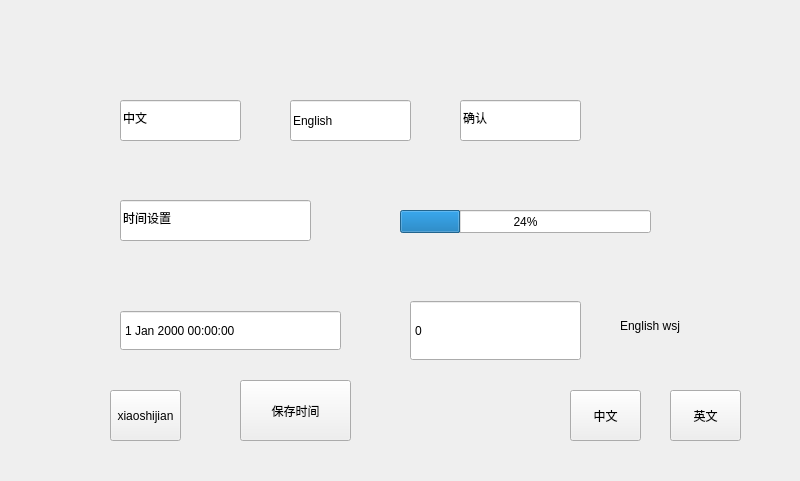
<?xml version="1.0" encoding="UTF-8"?>
<ui version="4.0">
 <class>Widget</class>
 <widget class="QWidget" name="Widget">
  <property name="geometry">
   <rect>
    <x>0</x>
    <y>0</y>
    <width>800</width>
    <height>481</height>
   </rect>
  </property>
  <property name="windowTitle">
   <string>Widget</string>
  </property>
  <widget class="QLineEdit" name="lineEdit">
   <property name="geometry">
    <rect>
     <x>120</x>
     <y>100</y>
     <width>121</width>
     <height>41</height>
    </rect>
   </property>
   <property name="focusPolicy">
    <enum>Qt::TabFocus</enum>
   </property>
   <property name="text">
    <string>中文</string>
   </property>
  </widget>
  <widget class="QLineEdit" name="lineEdit_2">
   <property name="geometry">
    <rect>
     <x>290</x>
     <y>100</y>
     <width>121</width>
     <height>41</height>
    </rect>
   </property>
   <property name="text">
    <string>English</string>
   </property>
  </widget>
  <widget class="QLineEdit" name="lineEdit_3">
   <property name="geometry">
    <rect>
     <x>460</x>
     <y>100</y>
     <width>121</width>
     <height>41</height>
    </rect>
   </property>
   <property name="text">
    <string>确认</string>
   </property>
  </widget>
  <widget class="QLineEdit" name="lineEdit_4">
   <property name="geometry">
    <rect>
     <x>120</x>
     <y>200</y>
     <width>191</width>
     <height>41</height>
    </rect>
   </property>
   <property name="text">
    <string>时间设置</string>
   </property>
  </widget>
  <widget class="QProgressBar" name="progressBar">
   <property name="geometry">
    <rect>
     <x>400</x>
     <y>210</y>
     <width>251</width>
     <height>23</height>
    </rect>
   </property>
   <property name="focusPolicy">
    <enum>Qt::StrongFocus</enum>
   </property>
   <property name="value">
    <number>24</number>
   </property>
  </widget>
  <widget class="QDateTimeEdit" name="dateTimeEdit">
   <property name="geometry">
    <rect>
     <x>120</x>
     <y>310</y>
     <width>221</width>
     <height>41</height>
    </rect>
   </property>
   <property name="focusPolicy">
    <enum>Qt::StrongFocus</enum>
   </property>
   <property name="buttonSymbols">
    <enum>QAbstractSpinBox::NoButtons</enum>
   </property>
  </widget>
  <widget class="QPushButton" name="pushButton">
   <property name="geometry">
    <rect>
     <x>240</x>
     <y>380</y>
     <width>111</width>
     <height>61</height>
    </rect>
   </property>
   <property name="text">
    <string>保存时间</string>
   </property>
  </widget>
  <widget class="QPushButton" name="pushButton_2">
   <property name="geometry">
    <rect>
     <x>110</x>
     <y>390</y>
     <width>71</width>
     <height>51</height>
    </rect>
   </property>
   <property name="text">
    <string>xiaoshijian</string>
   </property>
  </widget>
  <widget class="QSpinBox" name="spinBox">
   <property name="geometry">
    <rect>
     <x>410</x>
     <y>300</y>
     <width>171</width>
     <height>61</height>
    </rect>
   </property>
   <property name="focusPolicy">
    <enum>Qt::StrongFocus</enum>
   </property>
   <property name="buttonSymbols">
    <enum>QAbstractSpinBox::NoButtons</enum>
   </property>
  </widget>
  <widget class="QLabel" name="label">
   <property name="geometry">
    <rect>
     <x>620</x>
     <y>290</y>
     <width>101</width>
     <height>71</height>
    </rect>
   </property>
   <property name="text">
    <string>English wsj</string>
   </property>
  </widget>
  <widget class="QPushButton" name="pushButton_3">
   <property name="geometry">
    <rect>
     <x>570</x>
     <y>390</y>
     <width>71</width>
     <height>51</height>
    </rect>
   </property>
   <property name="text">
    <string>中文</string>
   </property>
  </widget>
  <widget class="QPushButton" name="pushButton_4">
   <property name="geometry">
    <rect>
     <x>670</x>
     <y>390</y>
     <width>71</width>
     <height>51</height>
    </rect>
   </property>
   <property name="text">
    <string>英文</string>
   </property>
  </widget>
 </widget>
 <layoutdefault spacing="6" margin="11"/>
 <resources/>
 <connections/>
</ui>
